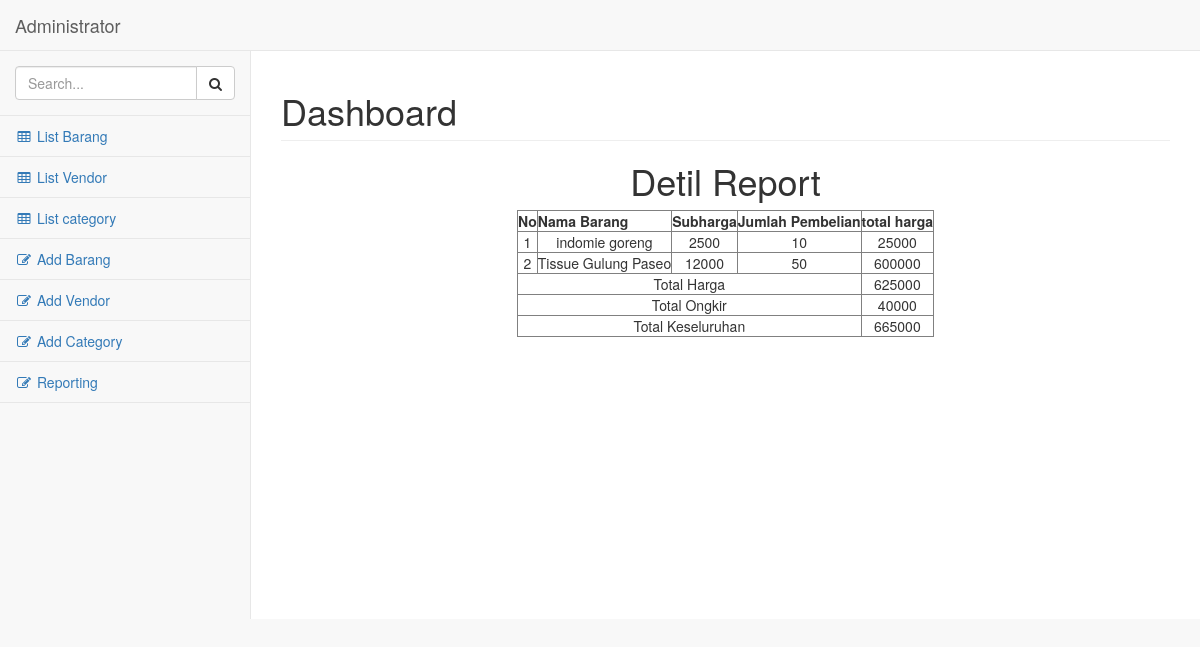
/admin/detilreport.php?id=1, run on the app's committed database.
### tables this page shows
CREATE TABLE `checkout` (
  `id_barang` varchar(30) NOT NULL,
  `no_tiket` varchar(10) NOT NULL,
  `nama_barang` varchar(30) NOT NULL,
  `jumlah_pembelian` varchar(30) NOT NULL,
  `harga_satuan` varchar(30) NOT NULL,
  `total_harga` varchar(30) NOT NULL
);

### admin/detilreport.php (the view)
<?php
  include "header.php";
  include 'config.php';
  $id = $_GET['id'];
?>
        <div id="page-wrapper">
            <div class="row">
                <div class="col-lg-12">
                    <h1 class="page-header">Dashboard</h1>
                </div>
                <body>
                <center>
                <h1>Detil Report</h1>
                  <table border="1" cellpadding="0" cellspacing="0">
                    <thead>
                      <tr>
                        <th>No</th>
        								<th>Nama Barang</th>
        								<th>Subharga</th>
        								<th>Jumlah Pembelian</th>
        								<th>total harga</th>
                      </tr>
                    </thead>
                    <tbody>
                      <?php
                      $no = 1;
	                    $data = mysqli_query($conn,"select * from checkout where no_tiket = '$id'");
                      $data2 = mysqli_query($conn,"SELECT a.no_tiket AS no_tiket, SUM(a.total_harga) AS total_harga, b.harga_ongkir as harga_ongkir FROM checkout AS a JOIN alamat AS b ON a.no_tiket = b.no_tiket WHERE a.no_tiket = '$id'");
                      $d2 = mysqli_fetch_array($data2);
	                    while($d = mysqli_fetch_array($data)){
                         ?>
                      <tr style="text-align:center">
                        <td><?php echo $no++ ?></td>
                        <td><?php echo $d['nama_barang'];?></td>
                        <td><?php echo $d['harga_satuan'];?></td>
                        <td><?php echo $d['jumlah_pembelian'];?></td>
                        <td><?php echo $d['total_harga'];?></td>
                      </tr>
                    <?php
                      }
                     ?>
                     <tr style="text-align:center">
                       <td colspan="4">Total Harga</td>
                       <td><?php echo $d2['total_harga']; ?></td>
                     </tr>
                     <tr style="text-align:center">
                       <td colspan="4">Total Ongkir</td>
                       <td><?php echo $d2['harga_ongkir']; ?></td>
                     </tr>
                     <tr style="text-align:center">
                       <td colspan="4">Total Keseluruhan</td>
                       <td><?php echo intval($d2['harga_ongkir']) + intval($d2['total_harga']); ?></td>
                     </tr>
                    </tbody>
                </table>
                </center>
                </body>
<?php
  include "footer.php";
?>

### data on the page
checkout: nama_barang "indomie goreng", harga_satuan "2500", jumlah_pembelian "10", total_harga "25000"
checkout: nama_barang "Tissue Gulung Paseo", harga_satuan "12000", jumlah_pembelian "50", total_harga "600000"

### other printed values
$d2['total_harga'] "625000"
$d2['harga_ongkir'] "40000"
intval($d2['harga_ongkir']) + intval($d2['total_harga']) "665000"
